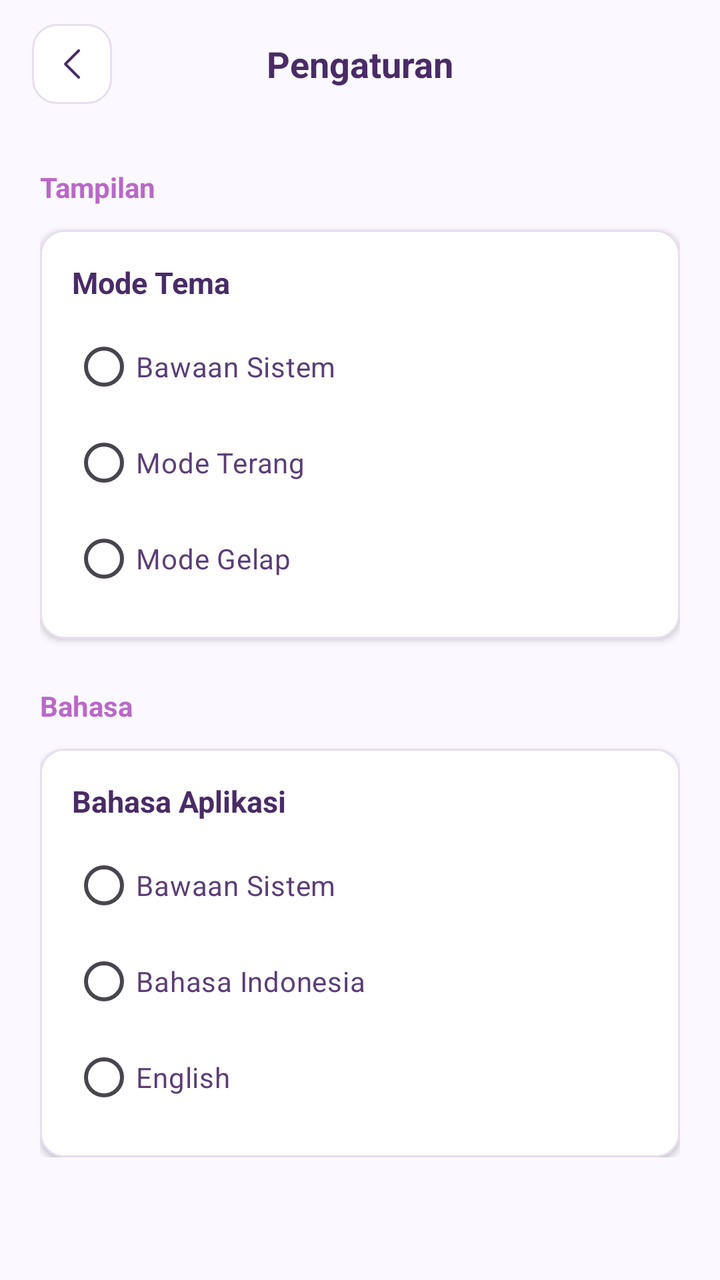
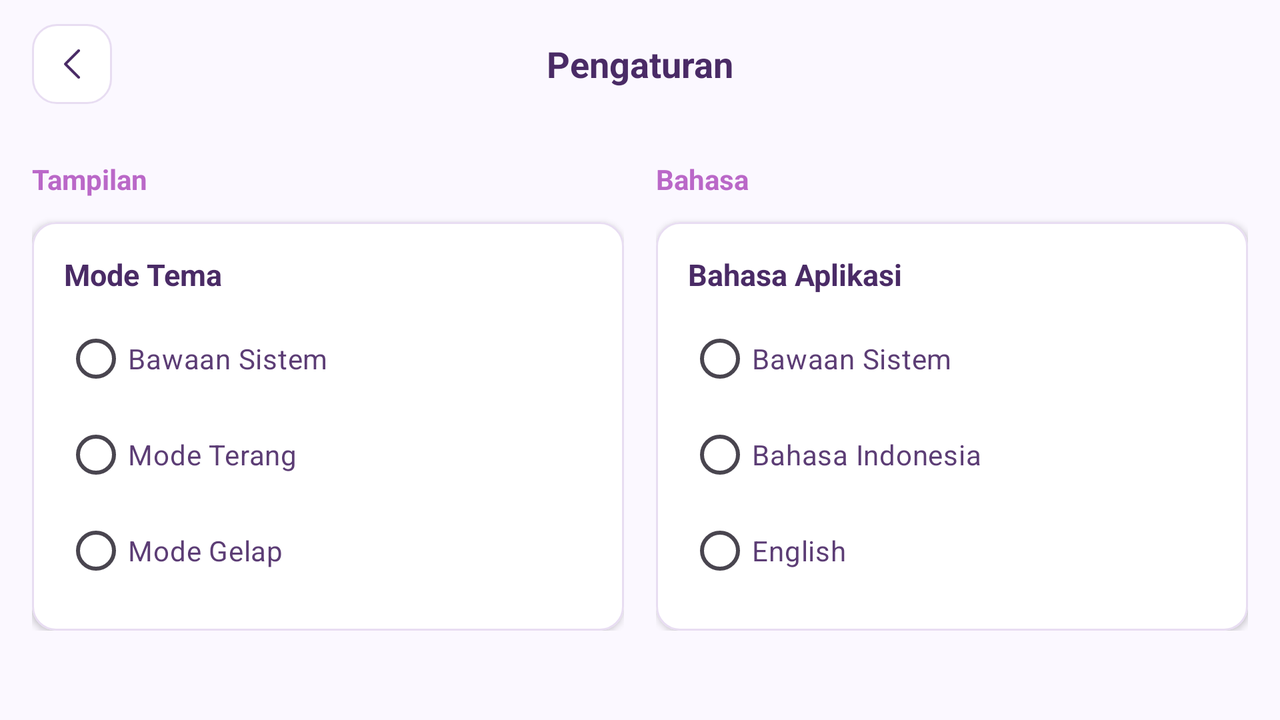

One screen, two layout resources from the same app: the default and the repository's alternative for another configuration. Each is rendered where Android would select it; the XML of both is given below.
<!-- AndroidManifest.xml: application theme Theme.Penjualan -->
<!-- res/layout/activity_settings.xml -->
<?xml version="1.0" encoding="utf-8"?>
<androidx.coordinatorlayout.widget.CoordinatorLayout xmlns:android="http://schemas.android.com/apk/res/android"
    xmlns:app="http://schemas.android.com/apk/res-auto"
    android:layout_width="match_parent"
    android:layout_height="match_parent"
    android:background="@color/backgroundColor">

    <com.google.android.material.appbar.AppBarLayout
        android:layout_width="match_parent"
        android:layout_height="wrap_content"
        android:background="@color/backgroundColor">

        <RelativeLayout
            android:layout_width="match_parent"
            android:layout_height="?attr/actionBarSize"
            android:paddingHorizontal="16dp">

            <ImageButton
                android:id="@+id/btnBack"
                android:layout_width="40dp"
                android:layout_height="40dp"
                android:layout_centerVertical="true"
                android:background="@drawable/bg_border"
                android:contentDescription="Back"
                android:src="@drawable/arrow"
                android:scaleType="centerInside"
                android:padding="10dp"
                android:rotation="180"
                app:tint="@color/textColorTitle" />

            <TextView
                android:layout_width="wrap_content"
                android:layout_height="wrap_content"
                android:layout_centerInParent="true"
                android:text="@string/settings_title"
                android:textSize="18sp"
                android:textStyle="bold"
                android:textColor="@color/textColorTitle" />

        </RelativeLayout>
    </com.google.android.material.appbar.AppBarLayout>

    <androidx.core.widget.NestedScrollView
        android:layout_width="match_parent"
        android:layout_height="match_parent"
        app:layout_behavior="@string/appbar_scrolling_view_behavior">

        <LinearLayout
            android:layout_width="match_parent"
            android:layout_height="wrap_content"
            android:orientation="vertical"
            android:padding="20dp">

            
            <TextView
                android:layout_width="wrap_content"
                android:layout_height="wrap_content"
                android:text="@string/settings_appearance"
                android:textStyle="bold"
                android:textColor="@color/colorSoftPurple"
                android:textSize="14sp"
                android:layout_marginBottom="12dp" />

            <com.google.android.material.card.MaterialCardView
                android:layout_width="match_parent"
                android:layout_height="wrap_content"
                app:cardCornerRadius="12dp"
                app:cardElevation="2dp"
                app:cardBackgroundColor="@color/cardBackground"
                app:strokeWidth="1dp"
                app:strokeColor="@color/borderColor">

                <LinearLayout
                    android:layout_width="match_parent"
                    android:layout_height="wrap_content"
                    android:orientation="vertical"
                    android:padding="16dp">

                    <TextView
                        android:layout_width="wrap_content"
                        android:layout_height="wrap_content"
                        android:text="@string/settings_theme_mode"
                        android:textColor="@color/textColorTitle"
                        android:textSize="15sp"
                        android:textStyle="bold" />

                    <RadioGroup
                        android:id="@+id/rgTheme"
                        android:layout_width="match_parent"
                        android:layout_height="wrap_content"
                        android:layout_marginTop="8dp">
                        <RadioButton
                            android:id="@+id/rbThemeSystem"
                            android:layout_width="match_parent"
                            android:layout_height="wrap_content"
                            android:text="@string/theme_option_default"
                            android:textColor="@color/textColorPrimary" />
                        <RadioButton
                            android:id="@+id/rbThemeLight"
                            android:layout_width="match_parent"
                            android:layout_height="wrap_content"
                            android:text="@string/theme_option_light"
                            android:textColor="@color/textColorPrimary" />
                        <RadioButton
                            android:id="@+id/rbThemeDark"
                            android:layout_width="match_parent"
                            android:layout_height="wrap_content"
                            android:text="@string/theme_option_dark"
                            android:textColor="@color/textColorPrimary" />
                    </RadioGroup>
                </LinearLayout>
            </com.google.android.material.card.MaterialCardView>

            
            <TextView
                android:layout_width="wrap_content"
                android:layout_height="wrap_content"
                android:text="@string/settings_language"
                android:textStyle="bold"
                android:textColor="@color/colorSoftPurple"
                android:textSize="14sp"
                android:layout_marginTop="24dp"
                android:layout_marginBottom="12dp" />

            <com.google.android.material.card.MaterialCardView
                android:layout_width="match_parent"
                android:layout_height="wrap_content"
                app:cardCornerRadius="12dp"
                app:cardElevation="2dp"
                app:cardBackgroundColor="@color/cardBackground"
                app:strokeWidth="1dp"
                app:strokeColor="@color/borderColor">

                <LinearLayout
                    android:layout_width="match_parent"
                    android:layout_height="wrap_content"
                    android:orientation="vertical"
                    android:padding="16dp">

                    <TextView
                        android:layout_width="wrap_content"
                        android:layout_height="wrap_content"
                        android:text="@string/settings_app_language"
                        android:textColor="@color/textColorTitle"
                        android:textSize="15sp"
                        android:textStyle="bold" />

                    <RadioGroup
                        android:id="@+id/rgLanguage"
                        android:layout_width="match_parent"
                        android:layout_height="wrap_content"
                        android:layout_marginTop="8dp">
                        <RadioButton
                            android:id="@+id/rbLangSystem"
                            android:layout_width="match_parent"
                            android:layout_height="wrap_content"
                            android:text="@string/language_option_default"
                            android:textColor="@color/textColorPrimary" />
                        <RadioButton
                            android:id="@+id/rbLangId"
                            android:layout_width="match_parent"
                            android:layout_height="wrap_content"
                            android:text="@string/language_option_id"
                            android:textColor="@color/textColorPrimary" />
                        <RadioButton
                            android:id="@+id/rbLangEn"
                            android:layout_width="match_parent"
                            android:layout_height="wrap_content"
                            android:text="@string/language_option_en"
                            android:textColor="@color/textColorPrimary" />
                    </RadioGroup>
                </LinearLayout>
            </com.google.android.material.card.MaterialCardView>

        </LinearLayout>
    </androidx.core.widget.NestedScrollView>

</androidx.coordinatorlayout.widget.CoordinatorLayout>
<!-- resources referenced by this layout -->
<resources>
  <color name="backgroundColor">#FBF8FF</color>
  <color name="borderColor">#E8DDF2</color>
  <color name="cardBackground">#FFFFFF</color>
  <color name="colorSoftPurple">#BA68C8</color>
  <color name="textColorPrimary">#5C3D75</color>
  <color name="textColorTitle">#4A2B66</color>
  <!-- drawable arrow: png bitmap (drawable, 3241 bytes) -->
  <!-- drawable bg_border (drawable) -->
  <?xml version="1.0" encoding="utf-8"?>
  <shape xmlns:android="http://schemas.android.com/apk/res/android">
      <solid android:color="@color/cardBackground" />
      <stroke
          android:width="1dp"
          android:color="@color/borderColor" />
      <corners android:radius="12dp" />
  </shape>
  <string name="language_option_default">Bawaan Sistem</string>
  <string name="language_option_en">English</string>
  <string name="language_option_id">Bahasa Indonesia</string>
  <string name="settings_app_language">Bahasa Aplikasi</string>
  <string name="settings_appearance">Tampilan</string>
  <string name="settings_language">Bahasa</string>
  <string name="settings_theme_mode">Mode Tema</string>
  <string name="settings_title">Pengaturan</string>
  <string name="theme_option_dark">Mode Gelap</string>
  <string name="theme_option_default">Bawaan Sistem</string>
  <string name="theme_option_light">Mode Terang</string>
  <style name="Theme.Penjualan" parent="Base.Theme.Penjualan" />
  <style name="Base.Theme.Penjualan" parent="Theme.Material3.DayNight.NoActionBar">
          
          <item name="android:statusBarColor">@android:color/transparent</item>
          <item name="android:windowLightStatusBar" tools:targetApi="m">true</item>
      </style>
</resources>
<!-- res/layout-land/activity_settings.xml (the repository's variant of the layout above) -->
<!-- drawn on the phone turned sideways -->
<?xml version="1.0" encoding="utf-8"?>
<androidx.coordinatorlayout.widget.CoordinatorLayout xmlns:android="http://schemas.android.com/apk/res/android"
    xmlns:app="http://schemas.android.com/apk/res-auto"
    xmlns:tools="http://schemas.android.com/tools"
    android:layout_width="match_parent"
    android:layout_height="match_parent"
    android:background="@color/backgroundColor">

    <com.google.android.material.appbar.AppBarLayout
        android:layout_width="match_parent"
        android:layout_height="wrap_content"
        android:background="@color/backgroundColor">

        <RelativeLayout
            android:layout_width="match_parent"
            android:layout_height="?attr/actionBarSize"
            android:paddingHorizontal="16dp">

            <ImageButton
                android:id="@+id/btnBack"
                android:layout_width="40dp"
                android:layout_height="40dp"
                android:layout_centerVertical="true"
                android:background="@drawable/bg_border"
                android:contentDescription="Back"
                android:src="@drawable/arrow"
                android:scaleType="centerInside"
                android:padding="10dp"
                android:rotation="180"
                app:tint="@color/textColorTitle" />

            <TextView
                android:layout_width="wrap_content"
                android:layout_height="wrap_content"
                android:layout_centerInParent="true"
                android:text="@string/settings_title"
                android:textSize="18sp"
                android:textStyle="bold"
                android:textColor="@color/textColorTitle" />

        </RelativeLayout>
    </com.google.android.material.appbar.AppBarLayout>

    <androidx.core.widget.NestedScrollView
        android:layout_width="match_parent"
        android:layout_height="match_parent"
        app:layout_behavior="@string/appbar_scrolling_view_behavior">

        <LinearLayout
            android:layout_width="match_parent"
            android:layout_height="wrap_content"
            android:orientation="horizontal"
            android:padding="16dp"
            android:baselineAligned="false">

            
            <LinearLayout
                android:layout_width="0dp"
                android:layout_height="wrap_content"
                android:layout_weight="1"
                android:orientation="vertical"
                android:paddingEnd="8dp"
                tools:ignore="RtlSymmetry">

                <TextView
                    android:layout_width="wrap_content"
                    android:layout_height="wrap_content"
                    android:text="@string/settings_appearance"
                    android:textStyle="bold"
                    android:textColor="@color/colorSoftPurple"
                    android:textSize="14sp"
                    android:layout_marginBottom="12dp" />

                <com.google.android.material.card.MaterialCardView
                    android:layout_width="match_parent"
                    android:layout_height="wrap_content"
                    app:cardCornerRadius="12dp"
                    app:cardElevation="2dp"
                    app:cardBackgroundColor="@color/cardBackground"
                    app:strokeWidth="1dp"
                    app:strokeColor="@color/borderColor">

                    <LinearLayout
                        android:layout_width="match_parent"
                        android:layout_height="wrap_content"
                        android:orientation="vertical"
                        android:padding="16dp">

                        <TextView
                            android:layout_width="wrap_content"
                            android:layout_height="wrap_content"
                            android:text="@string/settings_theme_mode"
                            android:textColor="@color/textColorTitle"
                            android:textSize="15sp"
                            android:textStyle="bold" />

                        <RadioGroup
                            android:id="@+id/rgTheme"
                            android:layout_width="match_parent"
                            android:layout_height="wrap_content"
                            android:layout_marginTop="8dp">
                            <RadioButton
                                android:id="@+id/rbThemeSystem"
                                android:layout_width="match_parent"
                                android:layout_height="wrap_content"
                                android:text="@string/theme_option_default"
                                android:textColor="@color/textColorPrimary" />
                            <RadioButton
                                android:id="@+id/rbThemeLight"
                                android:layout_width="match_parent"
                                android:layout_height="wrap_content"
                                android:text="@string/theme_option_light"
                                android:textColor="@color/textColorPrimary" />
                            <RadioButton
                                android:id="@+id/rbThemeDark"
                                android:layout_width="match_parent"
                                android:layout_height="wrap_content"
                                android:text="@string/theme_option_dark"
                                android:textColor="@color/textColorPrimary" />
                        </RadioGroup>
                    </LinearLayout>
                </com.google.android.material.card.MaterialCardView>
            </LinearLayout>

            
            <LinearLayout
                android:layout_width="0dp"
                android:layout_height="wrap_content"
                android:layout_weight="1"
                android:orientation="vertical"
                android:paddingStart="8dp"
                tools:ignore="RtlSymmetry">

                <TextView
                    android:layout_width="wrap_content"
                    android:layout_height="wrap_content"
                    android:text="@string/settings_language"
                    android:textStyle="bold"
                    android:textColor="@color/colorSoftPurple"
                    android:textSize="14sp"
                    android:layout_marginBottom="12dp" />

                <com.google.android.material.card.MaterialCardView
                    android:layout_width="match_parent"
                    android:layout_height="wrap_content"
                    app:cardCornerRadius="12dp"
                    app:cardElevation="2dp"
                    app:cardBackgroundColor="@color/cardBackground"
                    app:strokeWidth="1dp"
                    app:strokeColor="@color/borderColor">

                    <LinearLayout
                        android:layout_width="match_parent"
                        android:layout_height="wrap_content"
                        android:orientation="vertical"
                        android:padding="16dp">

                        <TextView
                            android:layout_width="wrap_content"
                            android:layout_height="wrap_content"
                            android:text="@string/settings_app_language"
                            android:textColor="@color/textColorTitle"
                            android:textSize="15sp"
                            android:textStyle="bold" />

                        <RadioGroup
                            android:id="@+id/rgLanguage"
                            android:layout_width="match_parent"
                            android:layout_height="wrap_content"
                            android:layout_marginTop="8dp">
                            <RadioButton
                                android:id="@+id/rbLangSystem"
                                android:layout_width="match_parent"
                                android:layout_height="wrap_content"
                                android:text="@string/language_option_default"
                                android:textColor="@color/textColorPrimary" />
                            <RadioButton
                                android:id="@+id/rbLangId"
                                android:layout_width="match_parent"
                                android:layout_height="wrap_content"
                                android:text="@string/language_option_id"
                                android:textColor="@color/textColorPrimary" />
                            <RadioButton
                                android:id="@+id/rbLangEn"
                                android:layout_width="match_parent"
                                android:layout_height="wrap_content"
                                android:text="@string/language_option_en"
                                android:textColor="@color/textColorPrimary" />
                        </RadioGroup>
                    </LinearLayout>
                </com.google.android.material.card.MaterialCardView>
            </LinearLayout>

        </LinearLayout>
    </androidx.core.widget.NestedScrollView>

</androidx.coordinatorlayout.widget.CoordinatorLayout>
